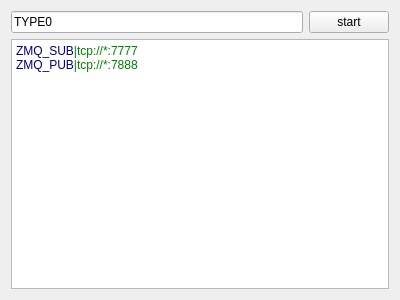
<?xml version="1.0" encoding="UTF-8"?>
<ui version="4.0">
 <class>PSBrokerWidget</class>
 <widget class="QWidget" name="PSBrokerWidget">
  <property name="geometry">
   <rect>
    <x>0</x>
    <y>0</y>
    <width>400</width>
    <height>300</height>
   </rect>
  </property>
  <property name="windowTitle">
   <string>PSBrokerWidget</string>
  </property>
  <layout class="QVBoxLayout" name="verticalLayout">
   <item>
    <layout class="QHBoxLayout" name="horizontalLayout">
     <item>
      <widget class="QLineEdit" name="lineEdit">
       <property name="sizePolicy">
        <sizepolicy hsizetype="Expanding" vsizetype="Preferred">
         <horstretch>0</horstretch>
         <verstretch>0</verstretch>
        </sizepolicy>
       </property>
       <property name="text">
        <string>TYPE0</string>
       </property>
      </widget>
     </item>
     <item>
      <widget class="QPushButton" name="pushButton_start">
       <property name="sizePolicy">
        <sizepolicy hsizetype="Minimum" vsizetype="Preferred">
         <horstretch>0</horstretch>
         <verstretch>0</verstretch>
        </sizepolicy>
       </property>
       <property name="text">
        <string>start</string>
       </property>
      </widget>
     </item>
    </layout>
   </item>
   <item>
    <widget class="QTextBrowser" name="textBrowser">
     <property name="html">
      <string>&lt;!DOCTYPE HTML PUBLIC &quot;-//W3C//DTD HTML 4.0//EN&quot; &quot;http://www.w3.org/TR/REC-html40/strict.dtd&quot;&gt;
&lt;html&gt;&lt;head&gt;&lt;meta name=&quot;qrichtext&quot; content=&quot;1&quot; /&gt;&lt;style type=&quot;text/css&quot;&gt;
p, li { white-space: pre-wrap; }
&lt;/style&gt;&lt;/head&gt;&lt;body style=&quot; font-family:'SimSun'; font-size:9pt; font-weight:400; font-style:normal;&quot;&gt;
&lt;p style=&quot; margin-top:0px; margin-bottom:0px; margin-left:0px; margin-right:0px; -qt-block-indent:0; text-indent:0px;&quot;&gt;&lt;span style=&quot; font-family:'SimSun'; color:#000080;&quot;&gt;ZMQ_SUB&lt;/span&gt;&lt;span style=&quot; font-family:'SimSun'; color:#008000;&quot;&gt;|tcp://*:7777&lt;/span&gt;&lt;/p&gt;
&lt;p style=&quot; margin-top:0px; margin-bottom:0px; margin-left:0px; margin-right:0px; -qt-block-indent:0; text-indent:0px;&quot;&gt;&lt;span style=&quot; font-family:'SimSun'; color:#000080;&quot;&gt;ZMQ_PUB&lt;/span&gt;&lt;span style=&quot; font-family:'SimSun'; color:#008000;&quot;&gt;|tcp://*:7888&lt;/span&gt;&lt;/p&gt;&lt;/body&gt;&lt;/html&gt;</string>
     </property>
    </widget>
   </item>
  </layout>
 </widget>
 <layoutdefault spacing="6" margin="11"/>
 <resources/>
 <connections/>
</ui>
